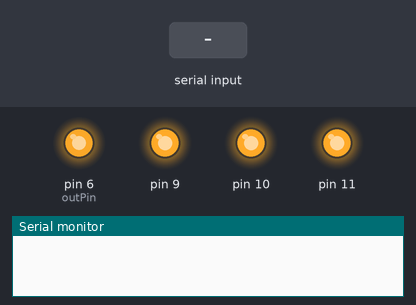
A sketch run on a simulated Arduino Uno, built with avr-gcc and run on an emulated ATmega328P. Shown: output pins drawn as LEDs (lit = HIGH), the last lines printed to the serial monitor. The inputs (shaded band) are chosen by the test bench.

Above: at 1.2 s.
1.3 s: "90,45\n" received over Serial
At 2.1 s:
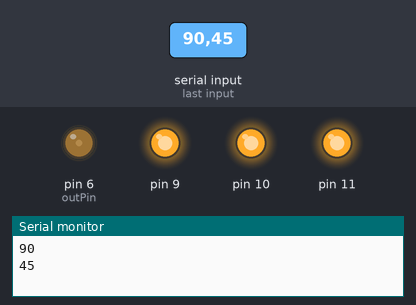
2.8 s: "30,150\n" received over Serial
At 3.2 s:
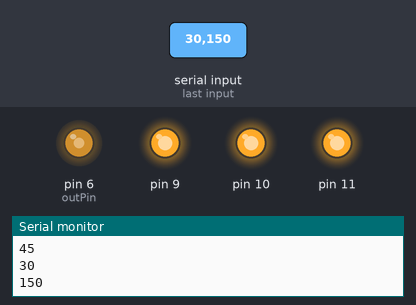
4.3 s: "90\n" received over Serial
At 5.4 s:
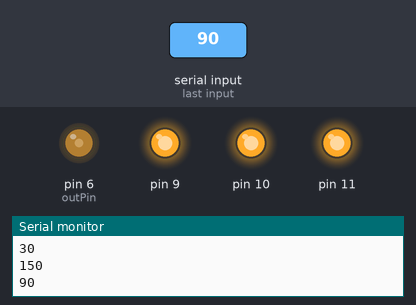
Timing chart, 0 to 7.3 s (numbered marks = the images above; inputs shaded):
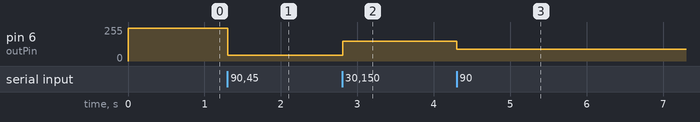

The sketch:

ProperPWMTest.ino
```cpp
int dutycycle =247;
int outPin = 6;


// 6 is blue
// 9 is IR
// 10 is white
// 11 is red

void setup() {
  // put your setup code here, to run once:
  pinMode(11, OUTPUT);
  pinMode(10, OUTPUT);
  pinMode(9, OUTPUT);
  pinMode(6, OUTPUT);
  analogWrite(11,255);
  analogWrite(10,255);
  analogWrite(9,255);
  analogWrite(6,255);
  Serial.begin(9600);
}

void loop() {
  // put your main code here, to run repeatedly:
  if (Serial.available() > 0) {
    dutycycle = Serial.parseInt();
    Serial.read();
    if (dutycycle < 0) {
      dutycycle = 0;
    } else if (dutycycle > 255) {
      dutycycle = 255;
    }
    Serial.println(dutycycle);
  }
  analogWrite(outPin, dutycycle);


}
```

Measured:
- after the input at 1.3 s, pin 6 (outPin): 247/255 → 45/255 at once
- after the input at 2.8 s, pin 6 (outPin): 45/255 → 150/255 at once
- after the input at 4.3 s, pin 6 (outPin): 150/255 → 90/255 at once
